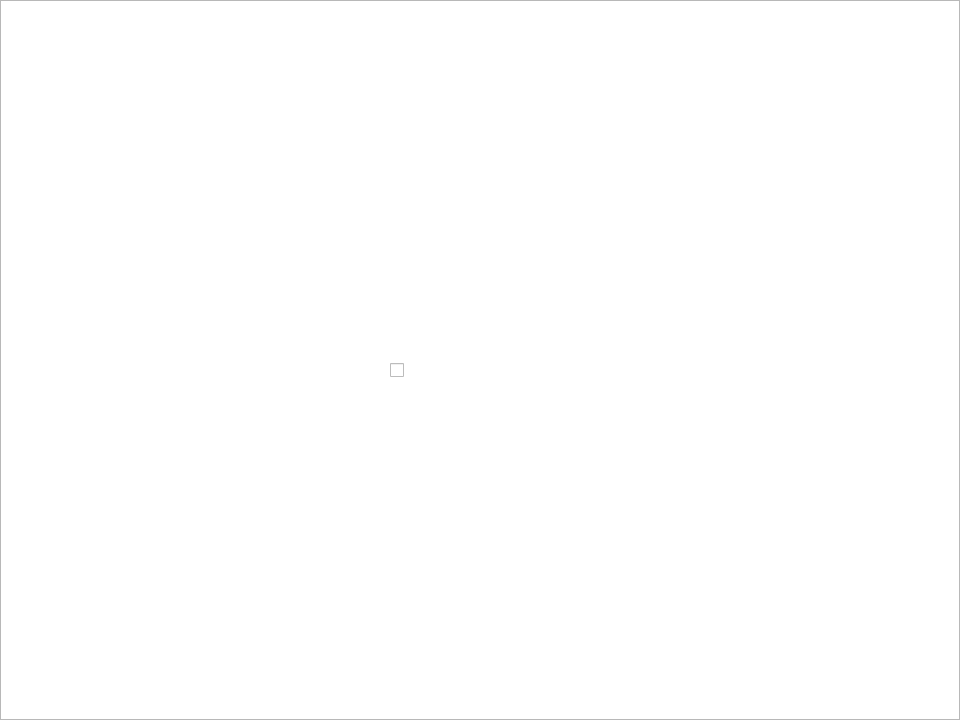
<?xml version="1.0" encoding="UTF-8"?>
<ui version="4.0">
 <class>CarCalculationsForm</class>
 <widget class="QDialog" name="CarCalculationsForm">
  <property name="geometry">
   <rect>
    <x>0</x>
    <y>0</y>
    <width>960</width>
    <height>720</height>
   </rect>
  </property>
  <property name="windowTitle">
   <string>MainWindow</string>
  </property>
  <widget class="QGraphicsView" name="graphicsView3">
   <property name="geometry">
    <rect>
     <x>0</x>
     <y>0</y>
     <width>960</width>
     <height>720</height>
    </rect>
   </property>
   <property name="styleSheet">
    <string notr="true">background-image: url(:/dom/image/46.png);</string>
   </property>
  </widget>
  <widget class="QCheckBox" name="checkBox">
   <property name="geometry">
    <rect>
     <x>390</x>
     <y>350</y>
     <width>151</width>
     <height>41</height>
    </rect>
   </property>
   <property name="styleSheet">
    <string notr="true">font: 700 italic 14pt &quot;Segoe UI&quot;;
color: white;</string>
   </property>
   <property name="text">
    <string>Грузовой</string>
   </property>
  </widget>
  <widget class="QLineEdit" name="lineEdit_fuelPrice">
   <property name="geometry">
    <rect>
     <x>400</x>
     <y>530</y>
     <width>81</width>
     <height>51</height>
    </rect>
   </property>
   <property name="styleSheet">
    <string notr="true">background-color: transparent;
font: 700 italic 14pt &quot;Segoe UI&quot;;
color: white;
border: 0px;</string>
   </property>
   <property name="text">
    <string/>
   </property>
  </widget>
  <widget class="QPushButton" name="pushButton_calculateLoadCapacity">
   <property name="geometry">
    <rect>
     <x>370</x>
     <y>560</y>
     <width>221</width>
     <height>91</height>
    </rect>
   </property>
   <property name="styleSheet">
    <string notr="true">background-color: transparent;
font: 700 italic 14pt &quot;Segoe UI&quot;;
color: white;
border: 0px;</string>
   </property>
   <property name="text">
    <string/>
   </property>
  </widget>
  <widget class="QPushButton" name="pushButton_calculateDistance">
   <property name="geometry">
    <rect>
     <x>60</x>
     <y>540</y>
     <width>241</width>
     <height>121</height>
    </rect>
   </property>
   <property name="styleSheet">
    <string notr="true">background-color: transparent;
font: 700 italic 14pt &quot;Segoe UI&quot;;
color: white;
border: 0px;</string>
   </property>
   <property name="text">
    <string/>
   </property>
  </widget>
  <widget class="QPushButton" name="pushButton_calculateTransportCost">
   <property name="geometry">
    <rect>
     <x>660</x>
     <y>540</y>
     <width>271</width>
     <height>121</height>
    </rect>
   </property>
   <property name="styleSheet">
    <string notr="true">background-color: transparent;
font: 700 italic 14pt &quot;Segoe UI&quot;;
color: white;
border: 0px;</string>
   </property>
   <property name="text">
    <string/>
   </property>
  </widget>
  <widget class="QLineEdit" name="lineEdit_loadCapacity">
   <property name="geometry">
    <rect>
     <x>400</x>
     <y>420</y>
     <width>81</width>
     <height>51</height>
    </rect>
   </property>
   <property name="styleSheet">
    <string notr="true">background-color: transparent;
font: 700 italic 14pt &quot;Segoe UI&quot;;
color: white;
border: 0px;</string>
   </property>
   <property name="text">
    <string/>
   </property>
  </widget>
  <widget class="QLineEdit" name="lineEdit_fuelConsumption">
   <property name="geometry">
    <rect>
     <x>400</x>
     <y>470</y>
     <width>81</width>
     <height>41</height>
    </rect>
   </property>
   <property name="styleSheet">
    <string notr="true">background-color: transparent;
font: 700 italic 14pt &quot;Segoe UI&quot;;
color: white;
border: 0px;</string>
   </property>
   <property name="text">
    <string/>
   </property>
  </widget>
  <widget class="QLineEdit" name="lineEdit_fuelTankVolume">
   <property name="geometry">
    <rect>
     <x>400</x>
     <y>290</y>
     <width>81</width>
     <height>51</height>
    </rect>
   </property>
   <property name="styleSheet">
    <string notr="true">background-color: transparent;
font: 700 italic 14pt &quot;Segoe UI&quot;;
color: white;
border: 0px;</string>
   </property>
   <property name="text">
    <string/>
   </property>
  </widget>
  <widget class="QPushButton" name="pushButton_back">
   <property name="geometry">
    <rect>
     <x>700</x>
     <y>650</y>
     <width>131</width>
     <height>51</height>
    </rect>
   </property>
   <property name="styleSheet">
    <string notr="true">background-color: transparent;
font: 700 italic 14pt &quot;Segoe UI&quot;;
color: white;
border: 0px;</string>
   </property>
   <property name="text">
    <string/>
   </property>
  </widget>
  <widget class="QLineEdit" name="lineEdit_finish">
   <property name="geometry">
    <rect>
     <x>650</x>
     <y>310</y>
     <width>241</width>
     <height>51</height>
    </rect>
   </property>
   <property name="styleSheet">
    <string notr="true">background-color: transparent;
font: 700 italic 14pt &quot;Segoe UI&quot;;
color: white;
border: 0px;</string>
   </property>
   <property name="text">
    <string/>
   </property>
  </widget>
  <widget class="QComboBox" name="comboBox">
   <property name="geometry">
    <rect>
     <x>60</x>
     <y>220</y>
     <width>171</width>
     <height>61</height>
    </rect>
   </property>
   <property name="styleSheet">
    <string notr="true">background-color: transparent;
font: 700 italic 14pt &quot;Segoe UI&quot;;
color: white;
padding-left: center;
border: 0px;
</string>
   </property>
   <item>
    <property name="text">
     <string>Audi</string>
    </property>
   </item>
   <item>
    <property name="text">
     <string>BMW</string>
    </property>
   </item>
   <item>
    <property name="text">
     <string>BYD</string>
    </property>
   </item>
   <item>
    <property name="text">
     <string>Changan</string>
    </property>
   </item>
   <item>
    <property name="text">
     <string>Chery</string>
    </property>
   </item>
   <item>
    <property name="text">
     <string>Chevrolet</string>
    </property>
   </item>
   <item>
    <property name="text">
     <string>Citroën</string>
    </property>
   </item>
   <item>
    <property name="text">
     <string>Datsun</string>
    </property>
   </item>
   <item>
    <property name="text">
     <string>Exeed</string>
    </property>
   </item>
   <item>
    <property name="text">
     <string>FAW</string>
    </property>
   </item>
   <item>
    <property name="text">
     <string>Fiat</string>
    </property>
   </item>
   <item>
    <property name="text">
     <string>Ford</string>
    </property>
   </item>
   <item>
    <property name="text">
     <string>GAZ</string>
    </property>
   </item>
   <item>
    <property name="text">
     <string>Geely</string>
    </property>
   </item>
   <item>
    <property name="text">
     <string>Genesis</string>
    </property>
   </item>
   <item>
    <property name="text">
     <string>Haval</string>
    </property>
   </item>
   <item>
    <property name="text">
     <string>Honda</string>
    </property>
   </item>
   <item>
    <property name="text">
     <string>Hyundai</string>
    </property>
   </item>
   <item>
    <property name="text">
     <string>Infiniti</string>
    </property>
   </item>
   <item>
    <property name="text">
     <string>Jaguar</string>
    </property>
   </item>
   <item>
    <property name="text">
     <string>Jeep</string>
    </property>
   </item>
   <item>
    <property name="text">
     <string>Jetour</string>
    </property>
   </item>
   <item>
    <property name="text">
     <string>Kaiyi</string>
    </property>
   </item>
   <item>
    <property name="text">
     <string>Kia</string>
    </property>
   </item>
   <item>
    <property name="text">
     <string>Lada</string>
    </property>
   </item>
   <item>
    <property name="text">
     <string>Land Rover</string>
    </property>
   </item>
   <item>
    <property name="text">
     <string>Lexus</string>
    </property>
   </item>
   <item>
    <property name="text">
     <string>Lifan</string>
    </property>
   </item>
   <item>
    <property name="text">
     <string>Mazda</string>
    </property>
   </item>
   <item>
    <property name="text">
     <string>Mercedes-Benz</string>
    </property>
   </item>
   <item>
    <property name="text">
     <string>MG</string>
    </property>
   </item>
   <item>
    <property name="text">
     <string>Mitsubishi</string>
    </property>
   </item>
   <item>
    <property name="text">
     <string>Moskvich</string>
    </property>
   </item>
   <item>
    <property name="text">
     <string>Nissan</string>
    </property>
   </item>
   <item>
    <property name="text">
     <string>Omoda</string>
    </property>
   </item>
   <item>
    <property name="text">
     <string>Opel</string>
    </property>
   </item>
   <item>
    <property name="text">
     <string>Peugeot</string>
    </property>
   </item>
   <item>
    <property name="text">
     <string>Porsche</string>
    </property>
   </item>
   <item>
    <property name="text">
     <string>Renault</string>
    </property>
   </item>
   <item>
    <property name="text">
     <string>Skoda</string>
    </property>
   </item>
   <item>
    <property name="text">
     <string>SsangYong</string>
    </property>
   </item>
   <item>
    <property name="text">
     <string>Subaru</string>
    </property>
   </item>
   <item>
    <property name="text">
     <string>Suzuki</string>
    </property>
   </item>
   <item>
    <property name="text">
     <string>TagAZ</string>
    </property>
   </item>
   <item>
    <property name="text">
     <string>Toyota</string>
    </property>
   </item>
   <item>
    <property name="text">
     <string>UAZ</string>
    </property>
   </item>
   <item>
    <property name="text">
     <string>Volvo</string>
    </property>
   </item>
   <item>
    <property name="text">
     <string>Volkswagen</string>
    </property>
   </item>
   <item>
    <property name="text">
     <string>Zotye</string>
    </property>
   </item>
  </widget>
  <widget class="QComboBox" name="comboBox_2">
   <property name="geometry">
    <rect>
     <x>250</x>
     <y>220</y>
     <width>171</width>
     <height>61</height>
    </rect>
   </property>
   <property name="styleSheet">
    <string notr="true">background-color: transparent;
font: 700 italic 14pt &quot;Segoe UI&quot;;
color: white;
padding-left: center;
border: 0px;
</string>
   </property>
   <item>
    <property name="text">
     <string>Белый</string>
    </property>
   </item>
   <item>
    <property name="text">
     <string>Голубой</string>
    </property>
   </item>
   <item>
    <property name="text">
     <string>Жёлтый</string>
    </property>
   </item>
   <item>
    <property name="text">
     <string>Зелёный</string>
    </property>
   </item>
   <item>
    <property name="text">
     <string>Коричневый</string>
    </property>
   </item>
   <item>
    <property name="text">
     <string>Красный</string>
    </property>
   </item>
   <item>
    <property name="text">
     <string>Оранжевый</string>
    </property>
   </item>
   <item>
    <property name="text">
     <string>Розовый</string>
    </property>
   </item>
   <item>
    <property name="text">
     <string>Серый</string>
    </property>
   </item>
   <item>
    <property name="text">
     <string>Серебристый</string>
    </property>
   </item>
   <item>
    <property name="text">
     <string>Синий</string>
    </property>
   </item>
   <item>
    <property name="text">
     <string>Сиреневый</string>
    </property>
   </item>
   <item>
    <property name="text">
     <string>Фиолетовый</string>
    </property>
   </item>
   <item>
    <property name="text">
     <string>Чёрный</string>
    </property>
   </item>
   <item>
    <property name="text">
     <string>Бирюзовый</string>
    </property>
   </item>
  </widget>
  <widget class="QPushButton" name="pushButton_exit">
   <property name="geometry">
    <rect>
     <x>919</x>
     <y>10</y>
     <width>41</width>
     <height>41</height>
    </rect>
   </property>
   <property name="styleSheet">
    <string notr="true">background-color: transparent;
border: 0px;</string>
   </property>
   <property name="text">
    <string/>
   </property>
  </widget>
  <widget class="QLineEdit" name="lineEdit_brand">
   <property name="geometry">
    <rect>
     <x>370</x>
     <y>170</y>
     <width>151</width>
     <height>31</height>
    </rect>
   </property>
   <property name="styleSheet">
    <string notr="true">background-color: transparent;
font: 700 italic 14pt &quot;Segoe UI&quot;;
color: white;
border: 0px;</string>
   </property>
  </widget>
  <widget class="QLineEdit" name="lineEdit_color">
   <property name="geometry">
    <rect>
     <x>370</x>
     <y>230</y>
     <width>151</width>
     <height>31</height>
    </rect>
   </property>
   <property name="styleSheet">
    <string notr="true">background-color: transparent;
font: 700 italic 14pt &quot;Segoe UI&quot;;
color: white;
border: 0px;</string>
   </property>
  </widget>
 </widget>
 <resources/>
 <connections/>
</ui>
